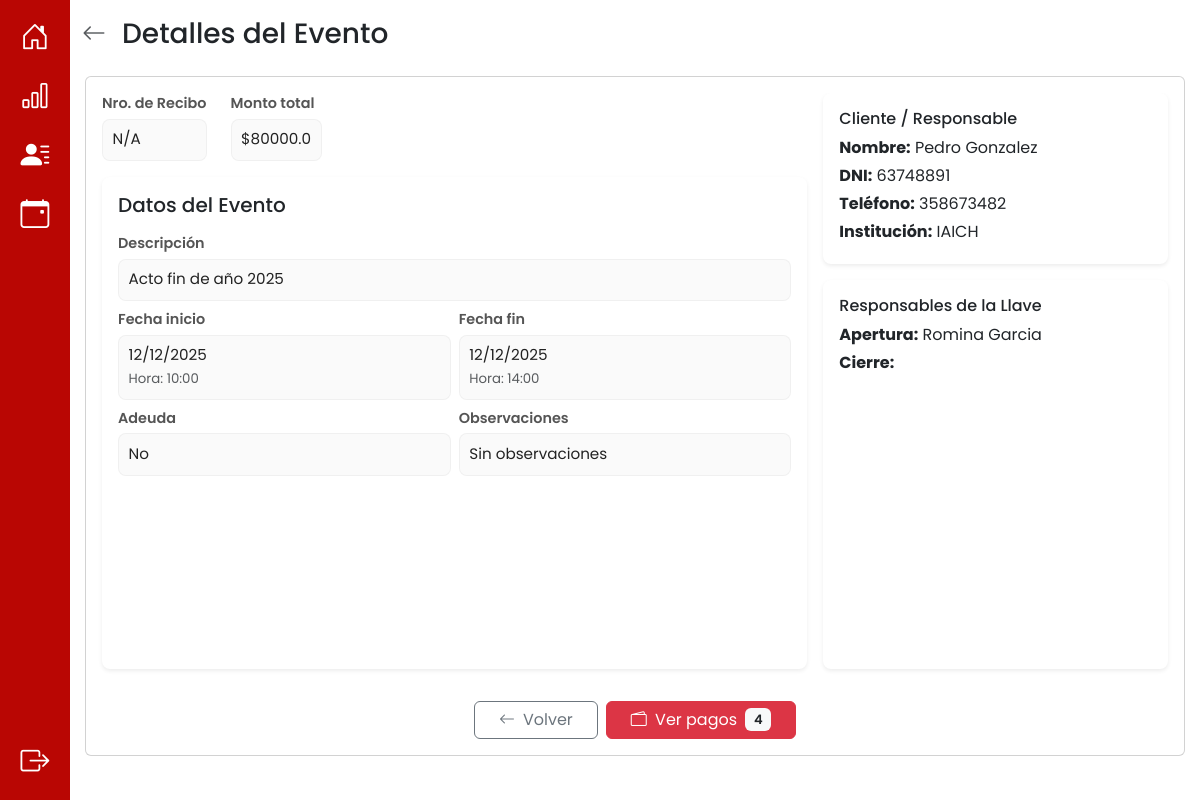
The app's page /eventos/detalles/1 (signed in) with its own data.
### app/models.py (models this page shows, shortened)
class Evento(db.Model):
    __tablename__ = 'evento'
    id_evento = db.Column(db.Integer, primary_key=True, autoincrement=True)
    descripcion = db.Column(db.String(100))
    fecha_inicio = db.Column(db.DateTime, nullable=False)
    fecha_fin = db.Column(db.DateTime, nullable=False)
    observaciones = db.Column(db.String(100))
    monto_total = db.Column(db.Numeric(10, 2), nullable=False)
    adeuda = db.Column(db.Boolean, default=True) #esto se actualiza cuando todos los pagos == monto total
    nro_recibo = db.Column(db.Integer) #esto se actualiza cuando todos los pagos == monto total
    dni = db.Column(db.String(20), db.ForeignKey('cliente.dni'), nullable=False)
    id_responsable_apertura = db.Column(db.Integer, db.ForeignKey('responsable_llave.id_responsable'))
    id_responsable_cierre = db.Column(db.Integer, db.ForeignKey('responsable_llave.id_responsable'))
    usuario_creacion = db.Column(db.String(10), db.ForeignKey('cuenta.nombre_usuario'), nullable=False)
    cliente = db.relationship('Cliente', back_populates='eventos')
    responsable_apertura = db.relationship('ResponsableLlave', foreign_keys=[id_responsable_apertura], back_populates='eventos_apertura')
    responsable_cierre = db.relationship('ResponsableLlave', foreign_keys=[id_responsable_cierre], back_populates='eventos_cierre')
    usuario = db.relationship('Cuenta', back_populates='eventos')
    pagos = db.relationship('Pago', back_populates='evento', cascade="all, delete-orphan")
    auditorias_evento = db.relationship('AuditoriaEvento', back_populates='evento', cascade="all, delete-orphan")

class Cliente(db.Model):
    __tablename__ = 'cliente'
    dni = db.Column(db.String(20), primary_key=True)
    nombre = db.Column(db.String(20), nullable=False)
    apellido = db.Column(db.String(20), nullable=False)
    telefono = db.Column(db.String(15), nullable=False)
    institucion = db.Column(db.String(40), nullable=True)
    eventos = db.relationship('Evento', back_populates='cliente', cascade="all, delete-orphan")

class ResponsableLlave(db.Model):
    __tablename__ = 'responsable_llave'
    id_responsable = db.Column(db.Integer, primary_key=True, autoincrement=True)
    nombre = db.Column(db.String(20))
    apellido = db.Column(db.String(20))
    eventos_apertura = db.relationship('Evento', foreign_keys='Evento.id_responsable_apertura', back_populates='responsable_apertura')
    eventos_cierre = db.relationship('Evento', foreign_keys='Evento.id_responsable_cierre', back_populates='responsable_cierre')

### app/routes/eventos_routes.py (the view)
@eventos_bp.route("/detalles/<int:id_evento>", methods=["GET"])
def detalles_evento(id_evento):
    evento = Evento.query.get_or_404(id_evento)
    return render_template("detalles_evento.html",
                         evento=evento,
                         start_dt=evento.fecha_inicio,
                         end_dt=evento.fecha_fin)

### app/models.py (called while the page is built)
    def es_administrador(self):
        return Administrador.query.filter_by(nombre_usuario=self.nombre_usuario).first() is not None

### app/templates/detalles_evento.html (shortened to what this page needs)
{% extends 'base.html' %} {% block title %}Detalles del Evento{% endblock %} {%
block content %}
<div class="container py-3">
  <div class="d-flex align-items-center mb-4">
    <a href="{{ url_for('eventos_bp.eventos') }}" class="text-muted me-3">
      <i class="bi bi-arrow-left fs-4"></i>
    </a>
    <h3 class="m-0">Detalles del Evento</h3>
  </div>
  <div class="d-flex justify-content-center">
    <div
      class="card w-100"
      style="max-width: 1100px; height: 85vh; overflow: hidden"
    >
      <div class="card-body d-flex flex-column" style="overflow: hidden">
        <div class="row flex-grow-1 g-3" style="overflow: hidden">
          <div class="col-md-8 d-flex flex-column" style="overflow: hidden">
            <div class="d-flex gap-4 mb-3">
              <div>
                <div class="detalle-label">Nro. de Recibo</div>
                <div class="detalle-value">
                  {{ evento.nro_recibo or 'N/A' }}
                </div>
              </div>
              <div>
                <div class="detalle-label">Monto total</div>
                <div class="detalle-value">
                  ${{ evento.monto_total | float | round(2) }}
                </div>
              </div>
            </div>
            <div class="section-card flex-grow-1 overflow-auto">
              <h5 class="mb-3">Datos del Evento</h5>
              <div class="mb-2">
                <div class="detalle-label">Descripción</div>
                <div class="detalle-value">{{ evento.descripcion }}</div>
              </div>
              <div class="row g-2 mb-2">
                <div class="col-md-6">
                  <div class="detalle-label">Fecha inicio</div>
                  <div class="detalle-value">
                    {{ start_dt.strftime('%d/%m/%Y') if start_dt and not
                    start_dt is string else start_dt.split(' ')[0] if start_dt
                    else '—' }}
                    <div class="text-muted">
                      <small>
                        Hora: {% if start_dt %}{% if start_dt is string %}{{
                        start_dt.split(' ')[1][0:5] if ' ' in start_dt else
                        start_dt[0:5] }}{% else %}{{ start_dt.strftime('%H:%M')
                        }}{% endif %}{% else %}—{% endif %}
                      </small>
                    </div>
                  </div>
                </div>
                <div class="col-md-6">
                  <div class="detalle-label">Fecha fin</div>
                  <div class="detalle-value">
                    {% set time_src = end_dt if end_dt else (evento.fecha_fin if
                    evento.fecha_fin is defined else None) %} {{
                    time_src.strftime('%d/%m/%Y') if time_src and not time_src
                    is string else time_src.split(' ')[0] if time_src else '—'
                    }}
                    <div class="text-muted">
                      <small>
                        Hora: {% if time_src %}{% if time_src is string %}{{
                        time_src.split(' ')[1][0:5] if ' ' in time_src else
                        time_src[0:5] }}{% else %}{{ time_src.strftime('%H:%M')
                        }}{% endif %}{% else %}—{% endif %}
                      </small>
                    </div>
                  </div>
                </div>
              </div>
              <div class="row g-2">
                <div class="col-md-6">
                  <div class="detalle-label">Adeuda</div>
                  <div class="detalle-value">
                    {{ 'Sí' if evento.adeuda else 'No' }}
                  </div>
                </div>
                <div class="col-md-6">
                  <div class="detalle-label">Observaciones</div>
                  <div class="detalle-value">
                    {{ evento.observaciones or 'Sin observaciones' }}
                  </div>
                </div>
              </div>
            </div>
          </div>
          <div class="col-md-4 d-flex flex-column" style="overflow: hidden">
            <div class="section-card mb-3 p-3">
              <h6 class="mb-2">Cliente / Responsable</h6>
              <p class="mb-1">
                <strong>Nombre:</strong> {{ evento.cliente.nombre }} {{
                evento.cliente.apellido }}
              </p>
              <p class="mb-1"><strong>DNI:</strong> {{ evento.cliente.dni }}</p>
              <p class="mb-1">
                <strong>Teléfono:</strong> {{ evento.cliente.telefono }}
              </p>
              <p class="mb-1">
                <strong>Institución:</strong> {{ evento.cliente.institucion or
                'N/A' }}
              </p>
            </div>
            <div class="section-card flex-grow-1 p-3">
              <h6 class="mb-2">Responsables de la Llave</h6>
              <p class="mb-1">
                <strong>Apertura:</strong> {% if evento.responsable_apertura
                %}{{ evento.responsable_apertura.nombre }} {{
                evento.responsable_apertura.apellido }}{% else %}No asignado{%
                endif %}
              </p>
              <p class="mb-1">
                <strong>Cierre:</strong>
              </p>
            </div>
          </div>
        </div>
        <div class="d-flex justify-content-center gap-2 mt-3">
          <a
            href="{{ url_for('eventos_bp.eventos') }}"
            class="btn btn-outline-secondary px-4"
          >
            <i class="bi bi-arrow-left me-2"></i>Volver</a
          >
          <a
            href="{{ url_for('ingresos.pagos', id_evento=evento.id_evento) }}"
            class="btn btn-danger px-4"
          >
            <i class="bi bi-wallet2 me-1"></i> Ver pagos {% if evento.pagos %}
            <span class="badge bg-light text-dark ms-1"
              >{{ evento.pagos|length }}</span
            >
            {% endif %}
          </a>
        </div>
      </div>
    </div>
  </div>
</div>
{% endblock %}

### app/static/css/style.css (style rules this page uses)
:root { --color-primario: #b90603; --color-hover: #ffe4e4; --color-btn: #ec221f; }
html, body { height: 100%; margin: 0; overflow-x: hidden; }
body { font-family: "Poppins", sans-serif; font-weight: 400; font-style: normal; margin: 0; padding: 0; }
.detalle-label { font-weight: 600; color: #555; font-size: 0.95rem; margin-bottom: 0.25rem; }
.detalle-value { background: #fafafa; border: 1px solid rgba(0, 0, 0, 0.04); padding: 0.55rem 0.6rem; border-radius: 8px; color: #222; }
.btn .badge { font-weight: 600; font-size: 0.82rem; }

### app/templates/detalles_evento.html (style rules this page uses)
body { background-color: #fff; }
.section-card { background: #fff; border-radius: 0.5rem; box-shadow: 0 0.125rem 0.25rem rgba(0, 0, 0, 0.075); padding: 1rem; margin-bottom: 1rem; }
.detalle-label { font-weight: 600; font-size: 0.9rem; }
.detalle-value { font-size: 0.95rem; }

### records on screen
Evento: nro_recibo "N/A", monto_total "80000.0", descripcion "Acto fin de año 2025", fecha_inicio "12/12/2025", strftime "10:00", fecha_fin "12/12/2025", strftime "14:00", adeuda "No", observaciones "Sin observaciones"
Cliente: cliente.nombre "Pedro", cliente.apellido "Gonzalez", cliente.dni "63748891", cliente.telefono "358673482", cliente "IAICH"
ResponsableLlave: responsable_apertura.nombre "Romina", responsable_apertura.apellido "Garcia"

### other values on screen
{{ evento.pagos|length }} "4"
